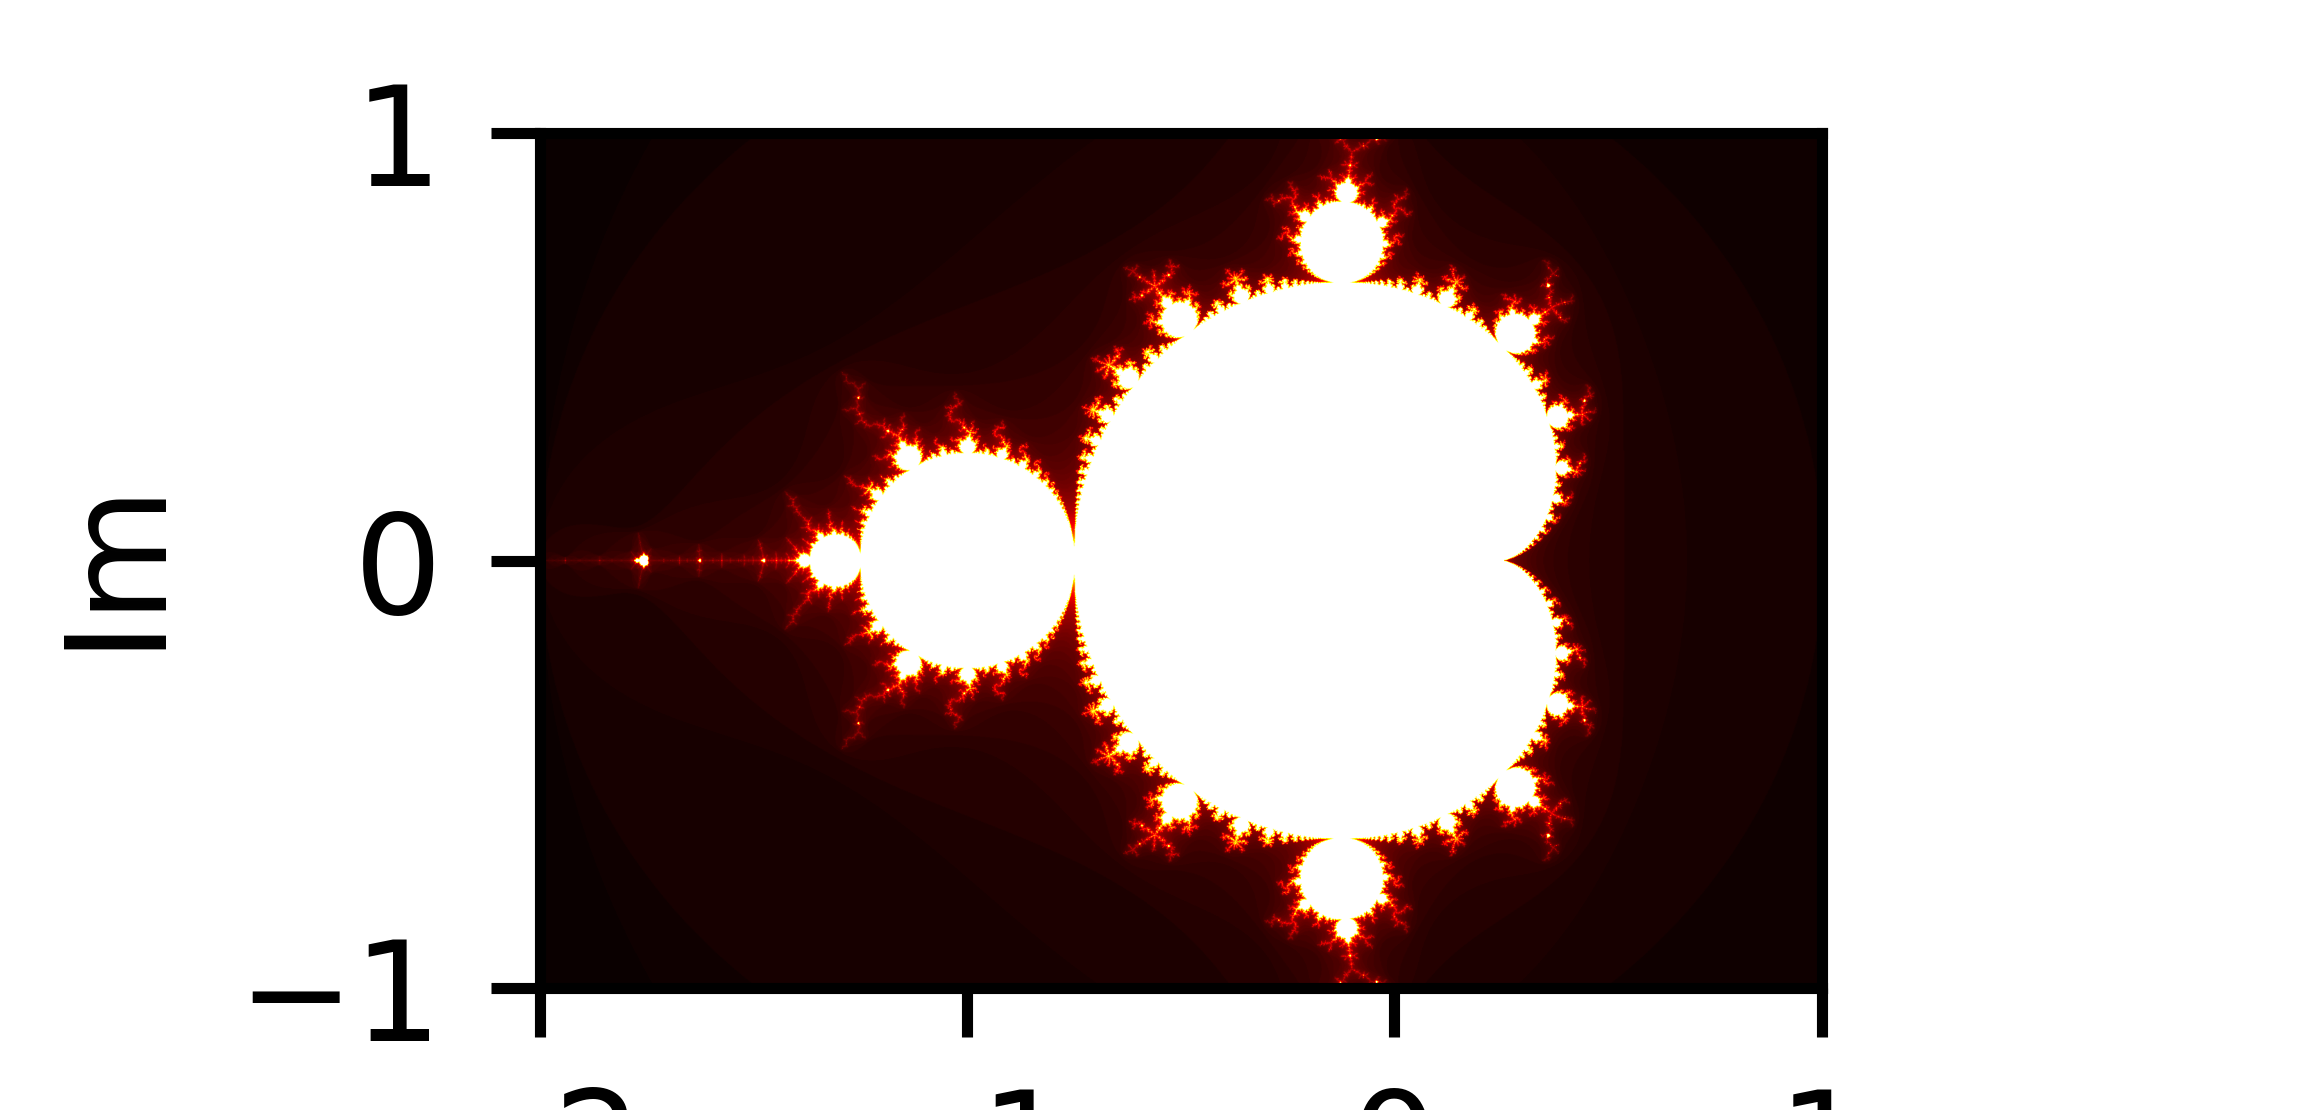

Generate this figure with Python:
import numpy
import matplotlib.pyplot as plt

def mandelbrot(Re, Im, max_iter):
    c = complex(Re, Im)
    z = 0.0j
    
    for i in range(max_iter):
        z = z*z + c
        if(z.real*z.real + z.imag*z.imag) >= 4:
            return i
    return max_iter
        
    
columns = 2000
rows = 2000

result = numpy.zeros([rows, columns])
for row_index, Re in enumerate(numpy.linspace(-2, 1, num = rows)):
    for column_index, Im in enumerate(numpy.linspace(-1,1, num = columns)):
        result[row_index, column_index] = mandelbrot(Re, Im, 100)
        
plt.figure(dpi = 1000)
plt.imshow(result.T, cmap = 'hot', interpolation = 'bilinear', extent = [-2, 1, -1, 1])
plt.xlabel('Re')
plt.ylabel('Im')
plt.show()
